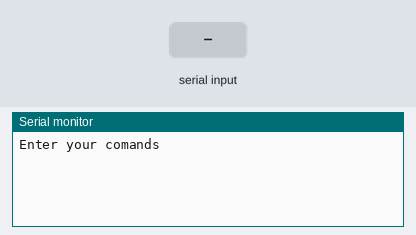
This sketch was run on a simulated Arduino Uno, built with avr-gcc and run on an emulated ATmega328P. On the bench: the last lines printed to the serial monitor. The test bench sets the inputs (shaded band).

Above: at 1.2 s.
1.3 s: "1" received over the second serial link
At 2.0 s:
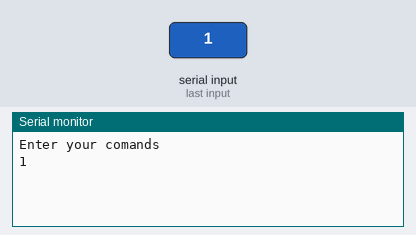
2.8 s: "0" received over the second serial link
At 3.2 s:
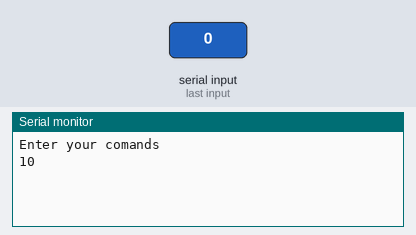

The sketch:

Slave.ino
```cpp
#include <SoftwareSerial.h>
SoftwareSerial mySerial(10, 11); // RX, TX

void setup() {
  Serial.begin(9600);
  Serial.println("Enter your comands");
  mySerial.begin(38400);;
}
void loop() {
  // Đọc dữ liệu từ HC-O5 và gửi tới Arduiono
  if (mySerial.available()) {
    Serial.write(mySerial.read());
  }
  // Đọc dữ liệu từ Arduiono và gửi tới HC - 05
  if (Serial.available()) {
    mySerial.write(Serial.read());
  }
}
```

Measured:
- after the input at 1.3 s, the serial monitor: prints a new line at once (image 1)
- after the input at 2.8 s, the serial monitor: prints a new line at once (image 2)
